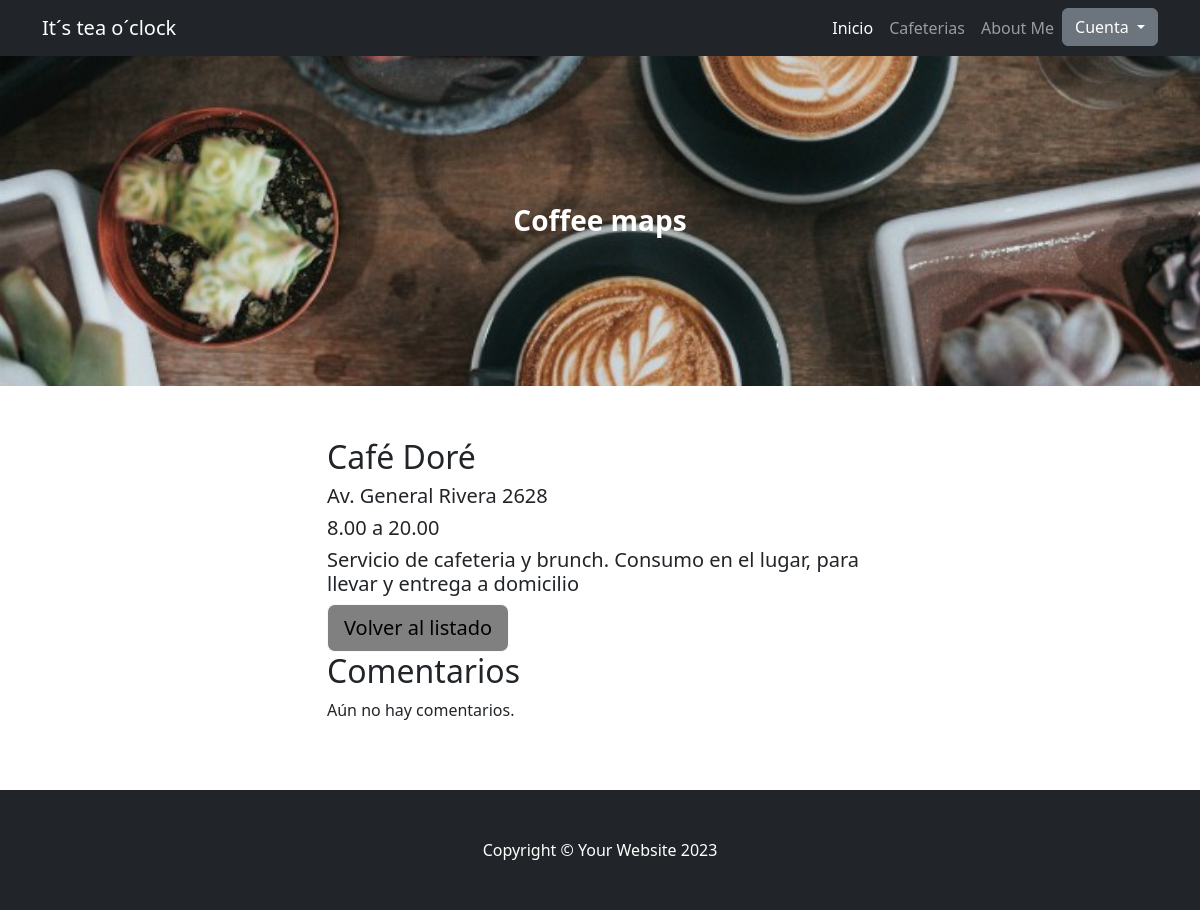
The app's page /app/detalle/29/, older data.
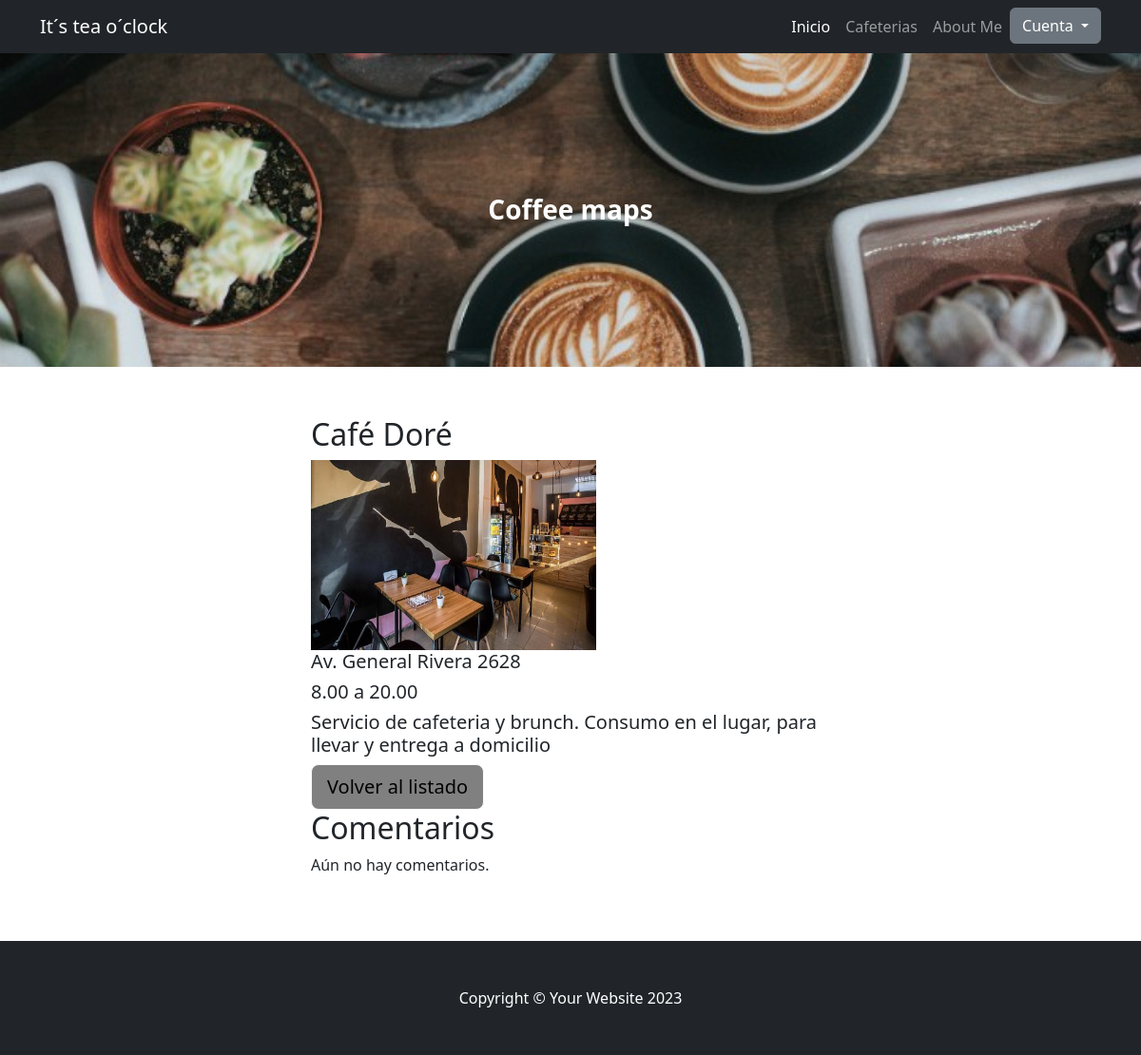
The same page, newer data.
### App1/models.py (models this page shows, shortened)
class Cafeterias(models.Model):
    user = models.ForeignKey(User, on_delete=models.CASCADE, null=True, blank=True)
    name = models.CharField(max_length=20)
    direccion = models.CharField(max_length=200)
    horario = models.CharField(max_length=20)
    descripcion = models.TextField()
    imagen = models.ImageField(upload_to='cafeterias_images/', blank=True, null=True)

### App1/views.py (the view, shortened to what this page needs)
# urls.py: path('detalle/<int:pk>/', CafeteriaDetailView.as_view(), name="DetalleCafeteria"),
class CafeteriaDetailView(View):
    model = Cafeterias
    context_object_name = 'cafeteria'
    template_name = "App1/cafeteriaDetalle.html"
    def get(self, request, pk):
        cafeteria = Cafeterias.objects.get(pk=pk)
        comentarios = Comentario.objects.filter(cafeteria=cafeteria)
        form = ComentarioForm()
        context = {'cafeteria': cafeteria, 'comentarios': comentarios, 'form': form}
        return render(request, self.template_name, context)

### App1/templates/App1/cafeteriaDetalle.html (shortened to what this page needs)
{%extends "App1/base.html"%}
{%load static%}
{%block cafeteriaDetalle%}
<section class="py-1">
    <div class="container my-5">
        <div class="row justify-content-center">
            <div class="col-lg-6">
            <h2> {{cafeteria.name}}</h2>
            {%if cafeteria.imagen%}
                <img src="{{ cafeteria.imagen.url }}" alt="{{ cafeteria.name }} Imagen"  width="300px" height="200px">
             {%endif%}
            <table>
                <h5> {{cafeteria.direccion}} </h5>
                <h5> {{cafeteria.horario}} </h5>
                <h5> {{cafeteria.descripcion}} </h5>
                <a class="btn btn-lg btn-light" style="background-color:grey" href="{% url 'ListaCafeterias' %}">Volver al listado</a>
            </table>
            <h2>Comentarios</h2>
                 {% for comentario in cafeteria.comentarios.all %}
                  <div class="comentario">
                  <h4><li>  {{ comentario.contenido }}</li></h4>
                  <p>Autor: {{ comentario.autor }} || Fecha: {{ comentario.fecha_creacion }}</p>
                 </div>
                {% empty %}
                  <p>Aún no hay comentarios.</p>
                {% endfor %}
            </div>
        </div>
    </div>
</section>
{%endblock cafeteriaDetalle%}

Row changes from the older to the newer data that the page shows:
changed Cafeterias "Café Doré": imagen: picture added
